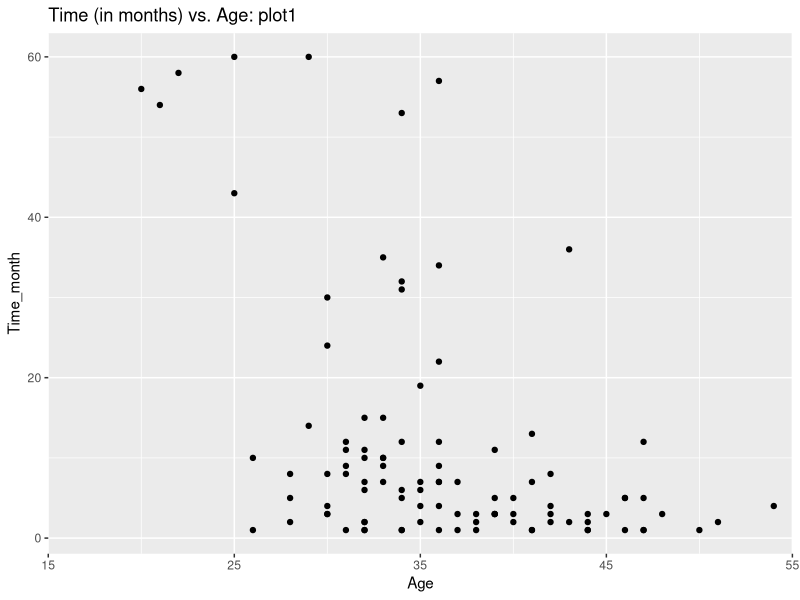
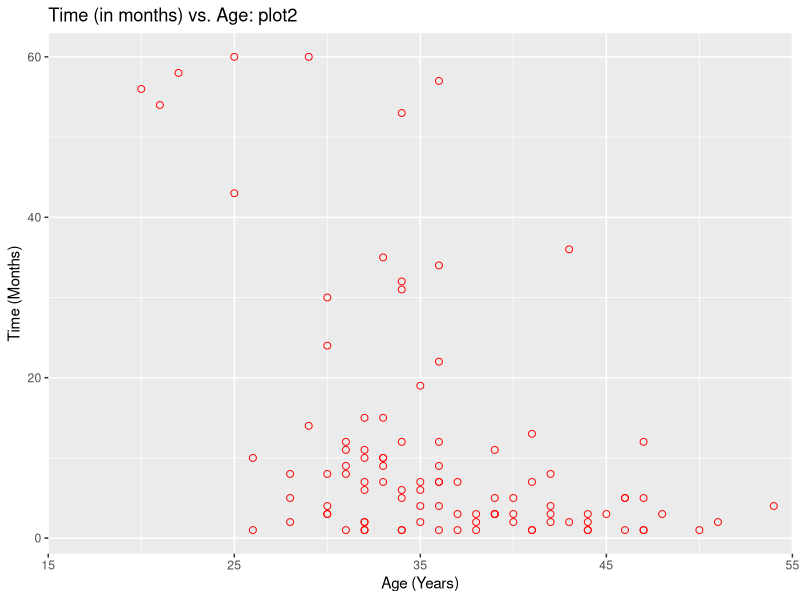
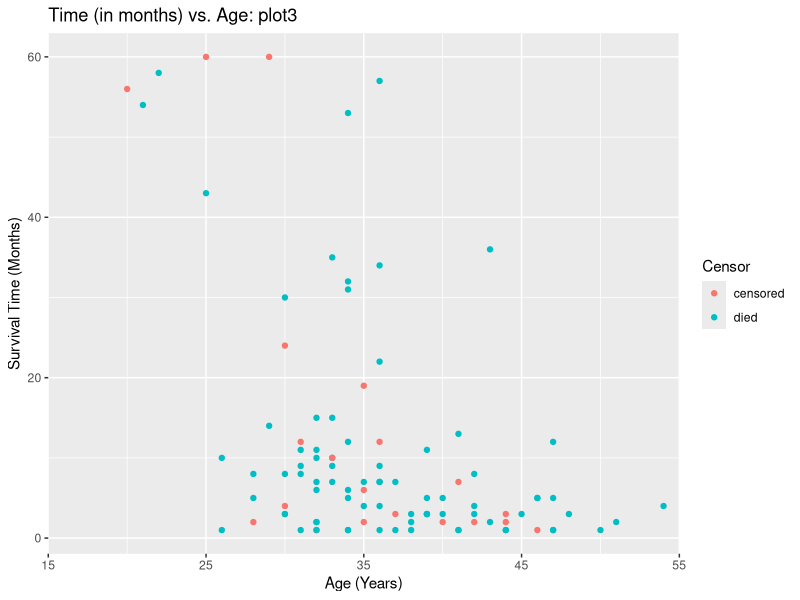

These figures' R source, in order:
## ---- chunk 1
knitr::opts_chunk$set(echo = T, warning = F, message = F, 
                      fig.align = "center", 
                      fig.width = 6, fig.height = 4)
## ---- chunk 2
library(dplyr)
hmo<- read.csv('hmohiv.csv', header = TRUE, 
               colClasses = c(NA, 'character', 'character',NA, NA, 'factor'))
head(hmo, 3) # Check the first 3 rows.
## ---- chunk 3
hmo$StartDate <- hmo$StartDate %>% 
  strsplit(split = ' ') %>% 
  sapply(function(x) x[1]) %>% 
  as.Date(format = c("%m/%d/%y")) 

hmo$EndDate <- hmo$EndDate %>% 
  strsplit(split = ' ') %>% 
  sapply(function(x) x[1]) %>% 
  as.Date(format = c("%m/%d/%y")) 

head(hmo, 3) # Check the first 3 rows.
## ---- chunk 4
hmo$Time_day <- difftime(hmo$EndDate, hmo$StartDate, units = 'days') %>% as.numeric()
hmo$Time_month <- round(12 * hmo$Time_day / 365.25)
head(hmo, 3) # Check the first 3 rows
## ---- chunk 5
library(ggplot2)
ggplot(data = hmo) + geom_point(aes(x = Age, y = Time_month)) +
  labs(title = 'Time (in months) vs. Age: plot1') +
  scale_x_continuous(limits = c(15,55), expand = c(0, 0))

## ---- chunk 6
ggplot(data = hmo) + geom_point(aes(x = Age, y = Time_month), 
                              shape = 1, col = 'red', size = 2) +
  scale_x_continuous(limits = c(15, 55), expand = c(0, 0)) +
  labs(title = 'Time (in months) vs. Age: plot2') +
  xlab('Age (Years)') + ylab('Time (Months)')
## ---- chunk 7
ggplot(data = hmo) + geom_point(aes(x = Age, y = Time_month, 
                                  color = Censor)) +
  scale_x_continuous(limits = c(15, 55), expand = c(0, 0)) +
  labs(title = 'Time (in months) vs. Age: plot3') +
  xlab('Age (Years)') + ylab('Survival Time (Months)') +
  scale_color_discrete(labels = c('censored', 'died'))
## ---- chunk 8
library(knitr)
library(kableExtra)
Symbol = c("%d","%a","%A","%m","%b","%B","%y","%Y")
Meaning = c("day as a number (0-31)","abbreviated weekday","unabbreviated weekday","month (00-12)","abbreviated month","unabbreviated month","2-digit year","4-digit year")
Example = c("01-31","Mon","Monday","00-12","Jan","January","07","2007")
text<-cbind(Symbol,Meaning, Example) 
                
  kable(text,"latex", booktabs = T)
## ---- chunk 9
Sdate<-hmo$StartDate[1:3]
format(Sdate, format="%B %d %y")
format(Sdate, format="%m-%d-%Y")
